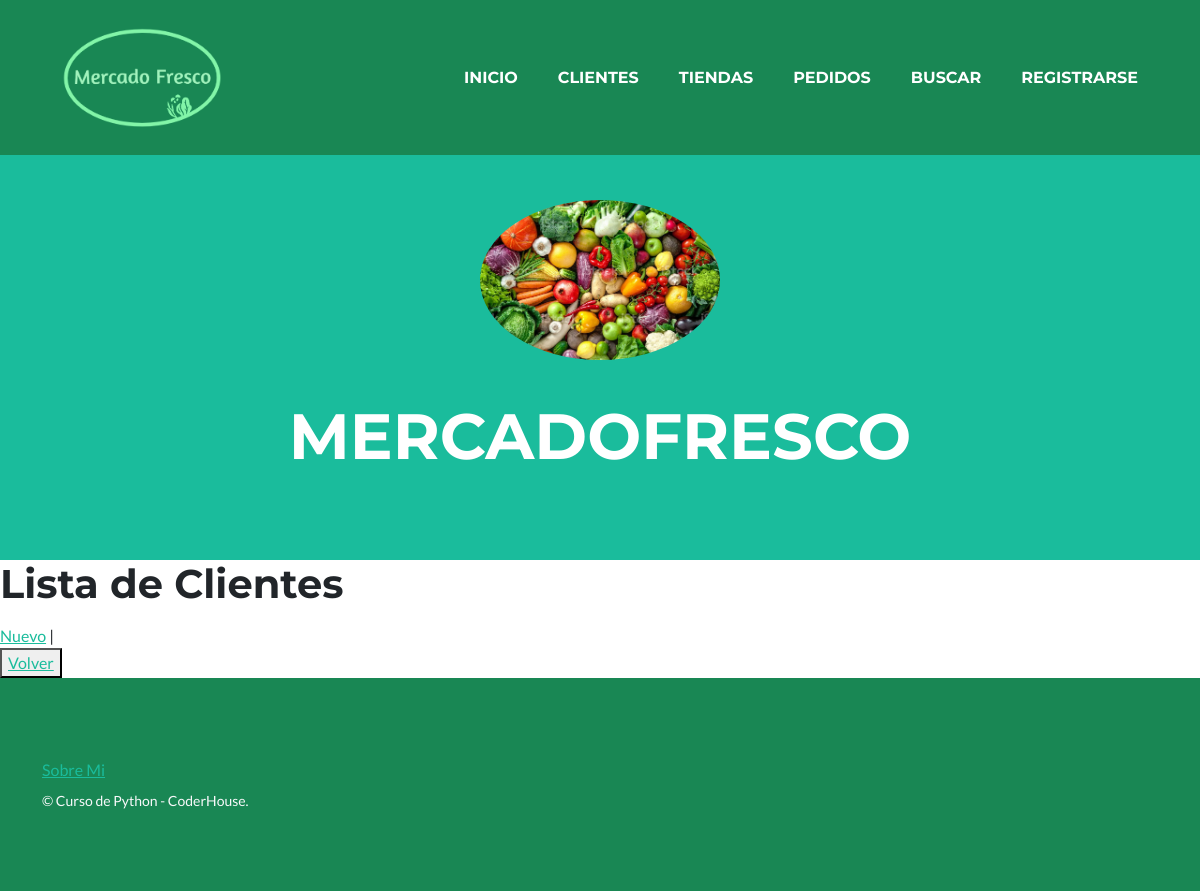
Before: /MercadoFresco/cliente/list with the older database file.
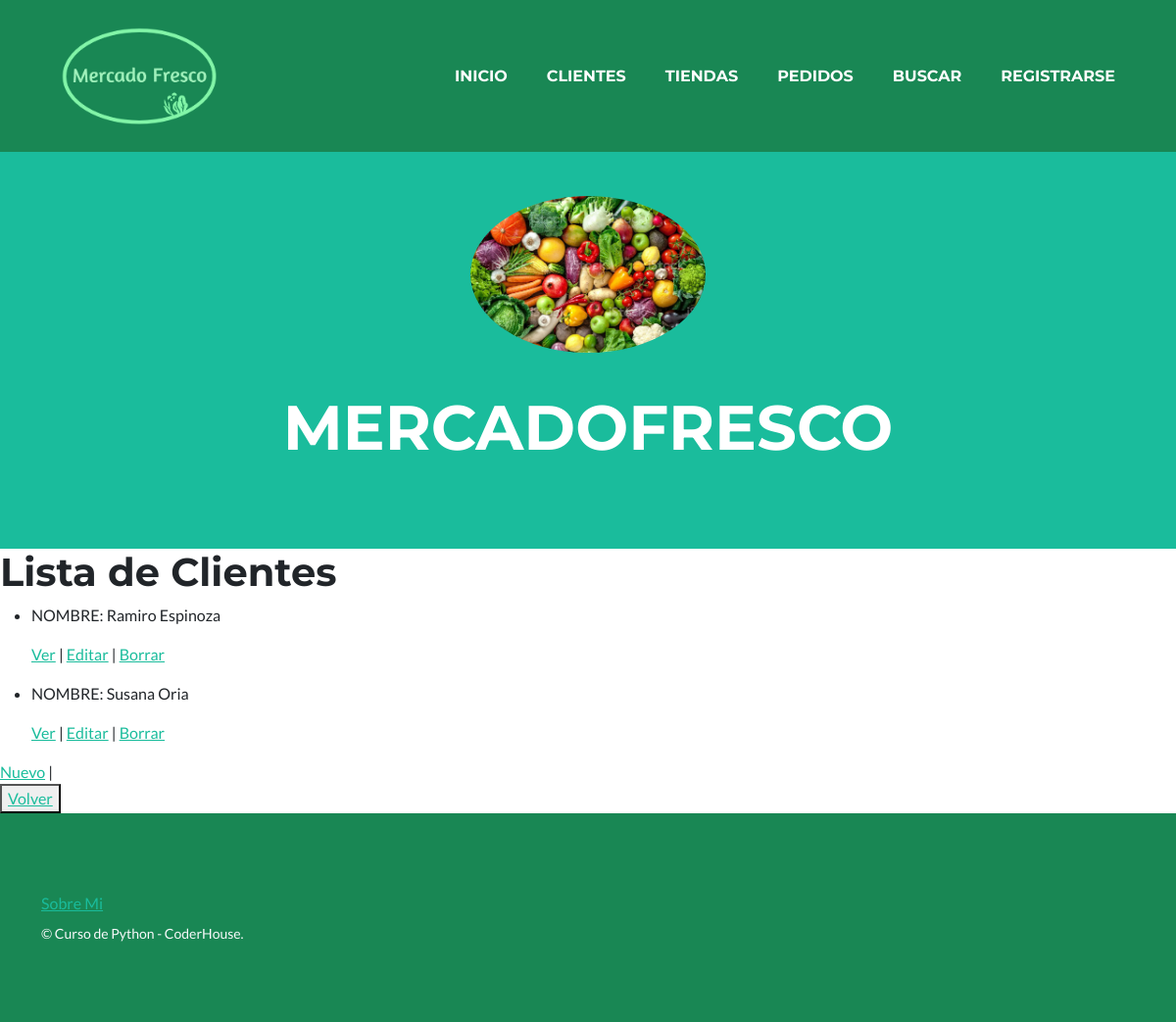
After: the same page with the newer database file.
### MercadoFresco/models.py (models this page shows, shortened)
class Cliente(models.Model):
    nombre=models.CharField(max_length=30)
    apellido=models.CharField(max_length=30)
    nro_tel=models.IntegerField(max_length=30)
    email=models.EmailField(max_length=60)

### MercadoFresco/views.py (the view)
# urls.py: path('cliente/list', views.ClienteList.as_view(), name='List'),
class ClienteList(ListView):
    model = Cliente
    template_name = "MercadoFresco/cliente_list.html"

### MercadoFresco/templates/MercadoFresco/cliente_list.html
    {% extends "MercadoFresco/padre.html" %}
    {% block contenidoQueCambia %}
    <h1>Lista de Clientes</h1>
    <ul>
        {% for cliente in object_list %}
            <li>
                <p>NOMBRE: {{ cliente.nombre }} {{cliente.apellido}}</p>
                <p>
                    <a href="{% url 'Detail' cliente.id %}">Ver</a> |
                    <a href="{% url 'Edit' cliente.id %}">Editar</a> |
                    <a href="{% url 'Delete' cliente.id %}">Borrar</a>
                </p>
            </li>
        {% endfor %}
    </ul>
    <a href="{% url 'New'  %}">Nuevo</a> |
    <br>
    <button>
        <a href="../clientes">Volver</a>
    </button>
    {% endblock %}

Changed rows visible on the page:
added Cliente: nombre "Ramiro", apellido "Espinoza"
added Cliente: nombre "Susana", apellido "Oria"
